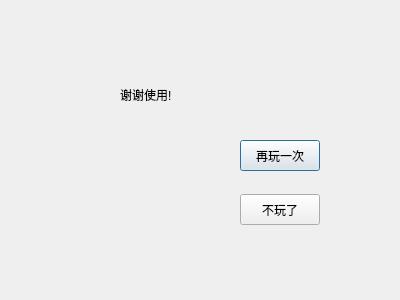
<?xml version="1.0" encoding="UTF-8"?>
<ui version="4.0">
 <class>end</class>
 <widget class="QDialog" name="end">
  <property name="geometry">
   <rect>
    <x>0</x>
    <y>0</y>
    <width>400</width>
    <height>300</height>
   </rect>
  </property>
  <property name="windowTitle">
   <string>Dialog</string>
  </property>
  <widget class="QLabel" name="label">
   <property name="geometry">
    <rect>
     <x>120</x>
     <y>69</y>
     <width>71</width>
     <height>51</height>
    </rect>
   </property>
   <property name="text">
    <string>谢谢使用!</string>
   </property>
  </widget>
  <widget class="QPushButton" name="pushButton">
   <property name="geometry">
    <rect>
     <x>240</x>
     <y>140</y>
     <width>80</width>
     <height>31</height>
    </rect>
   </property>
   <property name="text">
    <string>再玩一次</string>
   </property>
  </widget>
  <widget class="QPushButton" name="pushButton_2">
   <property name="geometry">
    <rect>
     <x>240</x>
     <y>194</y>
     <width>80</width>
     <height>31</height>
    </rect>
   </property>
   <property name="text">
    <string>不玩了</string>
   </property>
  </widget>
 </widget>
 <resources/>
 <connections/>
</ui>
